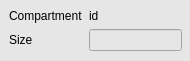
<?xml version="1.0" encoding="UTF-8"?>
<ui version="4.0">
 <class>CompartDataSet</class>
 <widget class="QWidget" name="CompartDataSet">
  <property name="geometry">
   <rect>
    <x>0</x>
    <y>0</y>
    <width>190</width>
    <height>61</height>
   </rect>
  </property>
  <property name="windowTitle">
   <string>Form</string>
  </property>
  <property name="styleSheet">
   <string notr="true">background-color: rgb(151, 203, 154);</string>
  </property>
  <widget class="QFrame" name="m_compartSet">
   <property name="geometry">
    <rect>
     <x>0</x>
     <y>0</y>
     <width>191</width>
     <height>81</height>
    </rect>
   </property>
   <property name="acceptDrops">
    <bool>false</bool>
   </property>
   <property name="styleSheet">
    <string notr="true">background-color: rgb(230, 230, 230);</string>
   </property>
   <layout class="QFormLayout" name="formLayout">
    <property name="fieldGrowthPolicy">
     <enum>QFormLayout::AllNonFixedFieldsGrow</enum>
    </property>
    <item row="0" column="0">
     <widget class="QLabel" name="label">
      <property name="text">
       <string>Compartment</string>
      </property>
     </widget>
    </item>
    <item row="0" column="1">
     <widget class="QLabel" name="m_compartmentId">
      <property name="text">
       <string>id</string>
      </property>
     </widget>
    </item>
    <item row="1" column="0">
     <widget class="QLabel" name="label_4">
      <property name="text">
       <string>Size</string>
      </property>
     </widget>
    </item>
    <item row="1" column="1">
     <widget class="QLineEdit" name="lineEdit_size"/>
    </item>
   </layout>
  </widget>
 </widget>
 <resources/>
 <connections/>
</ui>
